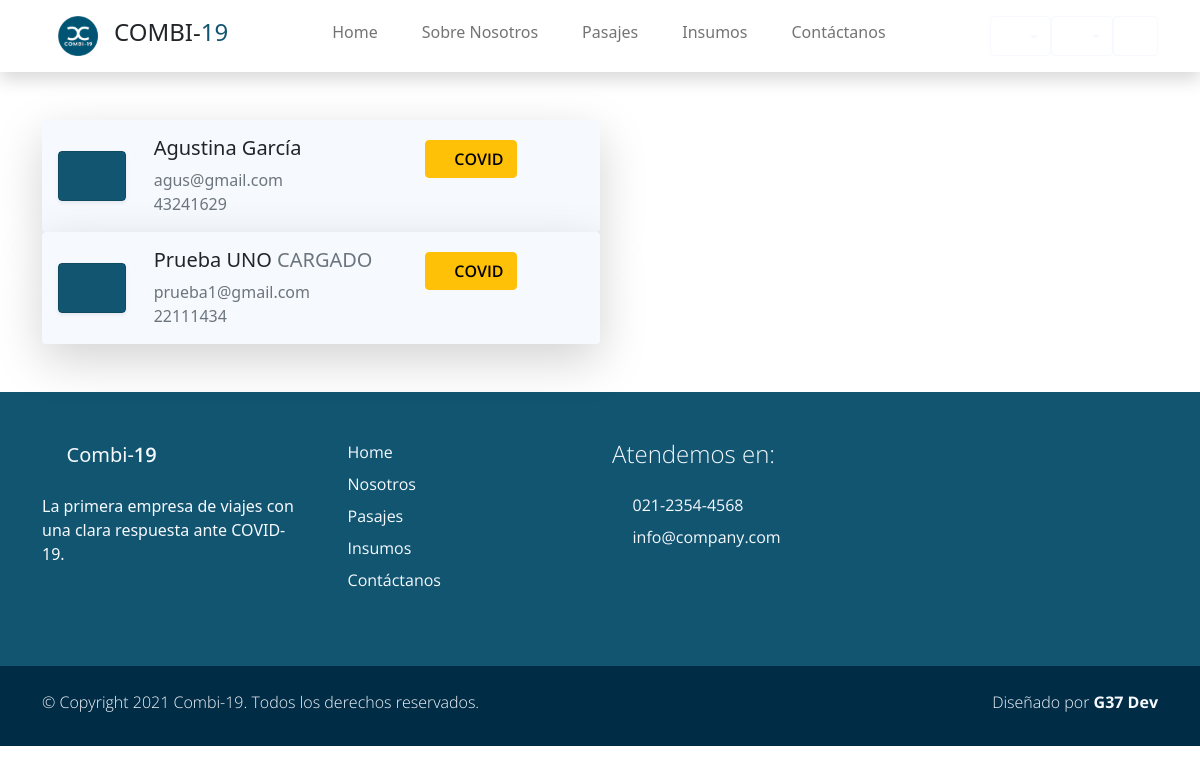
/viajes/pasajeros/10, run on the app's committed database.
### users/models.py (models this page shows, shortened)
class Account(AbstractBaseUser):
    email               = models.EmailField(verbose_name="email", max_length=60, unique=True)
    dni                 = models.IntegerField(verbose_name="dni", unique=True,)
    first_name          = models.CharField(max_length=30, verbose_name='Nombre')
    last_name           = models.CharField(max_length=30, verbose_name='Apellido')
    date_of_birth       = models.DateField(blank=True, null=True)
    is_GOLD             = models.BooleanField(default=False)
    _is_admin           = models.BooleanField(default=False)
    is_active           = models.BooleanField(default=True)
    is_staff            = models.BooleanField(default=False)
    _is_superuser       = models.BooleanField(default=False)
    puede_comprar       = models.BooleanField(default=True)
    reactivar           = models.DateField(blank=True, null=True)
    objects = MyAccountManager()
    class Meta:
        verbose_name        = "Usuario"
        verbose_name_plural = "Usuarios"
    USERNAME_FIELD = 'email'
    REQUIRED_FIELDS = ['dni', 'first_name', 'last_name', 'date_of_birth']
    def __str__(self):
        return self.get_full_name()
    def get_full_name(self):
        return f'{self.first_name} {self.last_name}'

### users/views.py (the view)
def pasajeros_view(request, *args, **kwargs):
    viaje_id = kwargs.get("v_id")
    try:
        viaje = Viaje.objects.get(pk=viaje_id)
    except Viaje.DoesNotExist:
        return HttpResponse("Hubo un error")
    t= Account.objects.filter(testeo__in=Testeo.objects.filter(viaje=viaje))
    context = {"viaje": viaje, "testeos":t}
    return render(request, "users/pasajeros.html", context)

### carro/context_processor.py (called while the page is built)
def importe_total(request):
    total=0
    if request.user.is_authenticated:
        if 'carro' in request.session:
            for key,value in request.session['carro'].items():
                total = total +(float(value['precio']))#*value['cantidad'])
    return {'importe_total':total}

### users/templates/users/pasajeros.html (shortened to what this page needs)
{% extends 'Combi19App/base.html' %}
{% load static %}
{% block content %}
<div class="container rounded mt-5 mb-5">
{% if viaje.pasajeros.all %}
    {% for p in viaje.pasajeros.all %}
    <div class="col-xl-6 col-md-6 col-sm-12 ">
        <div  class="card bg-light border-0 shadow-lg overflow-hidden">
            <div class="card-body ">
                <div class="row">
                    <div class="col-2 my-auto">
                        <div href="#" class="card border-0 text-white shadow-sm overflow-hidden">
                            <div class="card partner-wap py-1 px-1">
                                <i class='display-6 text-white bx bx-user mx-auto'></i>
                            </div>
                        </div>
                    </div>
                    <div class=" col-6 px-3">
                        {% if p in testeos %}
                            <h5 class="h5 ">{{p}}<span class="text-muted"> CARGADO </span></h5>
                        {% else %}
                            <h5 class="h5 ">{{p}}</h5>
                        {% endif %}
                        <p class="text-muted m-0">{{p.email}}</h2>
                        <p class="text-muted m-0">{{p.dni}}</h2>
                    </div>
                    <div class="col-4">
                        <a href="{% url 'DatosCovid' v_id=viaje.id p_id=p.id %}" class="btn btn-warning my-1 semi-bold-600"><i class='bx bxs-spreadsheet mx-auto'></i> COVID</a>
                    </div>
                </div>
            </div>
        </div>
    </div>
    {% endfor %}
{% else %}
    <p>No hay pasajeros</p>
{% endif %}
</div>
{% endblock %}

### Combi19App/static/Combi19App/css/estilos.css (style rules this page uses)
html { font-family: 'Open Sans', sans-serif; }
p, a { font-weight: 400; }
.semi-bold-600 { font-family: 'Open Sans', sans-serif !important; font-weight: 600; }
.partner-wap { background-color: #115571; transition: 1s; cursor: pointer; }

### data on the page
Account: first_name+last_name "Agustina García", email "agus@gmail.com", dni "43241629"
Account: first_name+last_name "Prueba UNO", email "prueba1@gmail.com", dni "22111434"
